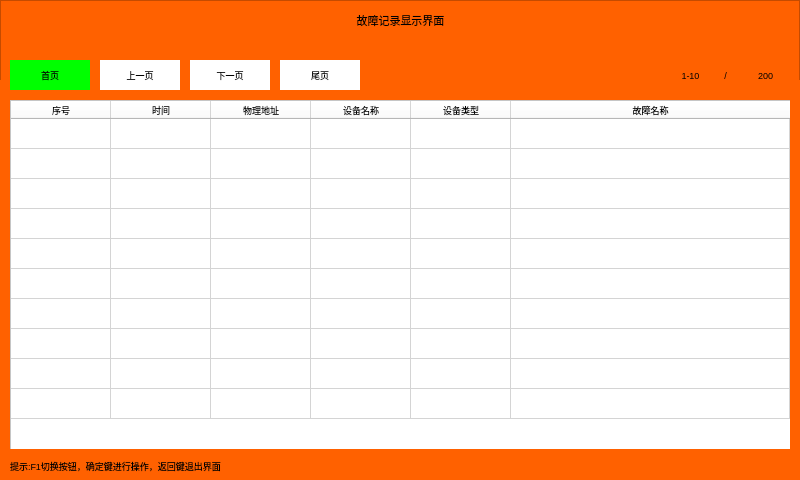
<?xml version="1.0" encoding="UTF-8"?>
<ui version="4.0">
 <class>Fault</class>
 <widget class="QWidget" name="Fault">
  <property name="geometry">
   <rect>
    <x>0</x>
    <y>0</y>
    <width>800</width>
    <height>480</height>
   </rect>
  </property>
  <property name="windowTitle">
   <string>Form</string>
  </property>
  <property name="styleSheet">
   <string notr="true">background-color: rgb(255, 255, 255);</string>
  </property>
  <widget class="QFrame" name="frame">
   <property name="geometry">
    <rect>
     <x>0</x>
     <y>0</y>
     <width>800</width>
     <height>101</height>
    </rect>
   </property>
   <property name="styleSheet">
    <string notr="true">background-color: rgb(255, 97, 0);</string>
   </property>
   <property name="frameShape">
    <enum>QFrame::StyledPanel</enum>
   </property>
   <property name="frameShadow">
    <enum>QFrame::Raised</enum>
   </property>
   <widget class="QLabel" name="label_3">
    <property name="geometry">
     <rect>
      <x>110</x>
      <y>10</y>
      <width>581</width>
      <height>21</height>
     </rect>
    </property>
    <property name="font">
     <font>
      <pointsize>8</pointsize>
     </font>
    </property>
    <property name="styleSheet">
     <string notr="true"/>
    </property>
    <property name="text">
     <string>故障记录显示界面</string>
    </property>
    <property name="alignment">
     <set>Qt::AlignCenter</set>
    </property>
   </widget>
   <widget class="QLabel" name="label_head">
    <property name="geometry">
     <rect>
      <x>10</x>
      <y>60</y>
      <width>80</width>
      <height>30</height>
     </rect>
    </property>
    <property name="font">
     <font>
      <pointsize>7</pointsize>
     </font>
    </property>
    <property name="styleSheet">
     <string notr="true">background-color: rgb(0, 255, 0);</string>
    </property>
    <property name="text">
     <string>首页</string>
    </property>
    <property name="alignment">
     <set>Qt::AlignCenter</set>
    </property>
   </widget>
   <widget class="QLabel" name="label_prev">
    <property name="geometry">
     <rect>
      <x>100</x>
      <y>60</y>
      <width>80</width>
      <height>30</height>
     </rect>
    </property>
    <property name="font">
     <font>
      <pointsize>7</pointsize>
     </font>
    </property>
    <property name="styleSheet">
     <string notr="true">background-color: rgb(255, 255, 255);</string>
    </property>
    <property name="text">
     <string>上一页</string>
    </property>
    <property name="alignment">
     <set>Qt::AlignCenter</set>
    </property>
   </widget>
   <widget class="QLabel" name="label_next">
    <property name="geometry">
     <rect>
      <x>190</x>
      <y>60</y>
      <width>80</width>
      <height>30</height>
     </rect>
    </property>
    <property name="font">
     <font>
      <pointsize>7</pointsize>
     </font>
    </property>
    <property name="styleSheet">
     <string notr="true">background-color: rgb(255, 255, 255);</string>
    </property>
    <property name="text">
     <string>下一页</string>
    </property>
    <property name="alignment">
     <set>Qt::AlignCenter</set>
    </property>
   </widget>
   <widget class="QLabel" name="label_tail">
    <property name="geometry">
     <rect>
      <x>280</x>
      <y>60</y>
      <width>80</width>
      <height>30</height>
     </rect>
    </property>
    <property name="font">
     <font>
      <pointsize>7</pointsize>
     </font>
    </property>
    <property name="styleSheet">
     <string notr="true">background-color: rgb(255, 255, 255);</string>
    </property>
    <property name="text">
     <string>尾页</string>
    </property>
    <property name="alignment">
     <set>Qt::AlignCenter</set>
    </property>
   </widget>
   <widget class="QLabel" name="label_page">
    <property name="geometry">
     <rect>
      <x>670</x>
      <y>60</y>
      <width>41</width>
      <height>30</height>
     </rect>
    </property>
    <property name="font">
     <font>
      <pointsize>7</pointsize>
     </font>
    </property>
    <property name="text">
     <string>1-10</string>
    </property>
    <property name="alignment">
     <set>Qt::AlignCenter</set>
    </property>
   </widget>
   <widget class="QLabel" name="label_7">
    <property name="geometry">
     <rect>
      <x>710</x>
      <y>60</y>
      <width>31</width>
      <height>30</height>
     </rect>
    </property>
    <property name="font">
     <font>
      <pointsize>7</pointsize>
     </font>
    </property>
    <property name="text">
     <string>/</string>
    </property>
    <property name="alignment">
     <set>Qt::AlignCenter</set>
    </property>
   </widget>
   <widget class="QLabel" name="label_total">
    <property name="geometry">
     <rect>
      <x>750</x>
      <y>60</y>
      <width>31</width>
      <height>30</height>
     </rect>
    </property>
    <property name="font">
     <font>
      <pointsize>7</pointsize>
     </font>
    </property>
    <property name="text">
     <string>200</string>
    </property>
    <property name="alignment">
     <set>Qt::AlignCenter</set>
    </property>
   </widget>
  </widget>
  <widget class="QTableWidget" name="tableWidget">
   <property name="geometry">
    <rect>
     <x>10</x>
     <y>100</y>
     <width>781</width>
     <height>351</height>
    </rect>
   </property>
   <property name="font">
    <font>
     <pointsize>7</pointsize>
    </font>
   </property>
   <attribute name="horizontalHeaderStretchLastSection">
    <bool>true</bool>
   </attribute>
   <attribute name="verticalHeaderVisible">
    <bool>false</bool>
   </attribute>
   <row>
    <property name="text">
     <string/>
    </property>
   </row>
   <row>
    <property name="text">
     <string/>
    </property>
   </row>
   <row>
    <property name="text">
     <string/>
    </property>
   </row>
   <row>
    <property name="text">
     <string/>
    </property>
   </row>
   <row>
    <property name="text">
     <string/>
    </property>
   </row>
   <row>
    <property name="text">
     <string/>
    </property>
   </row>
   <row>
    <property name="text">
     <string/>
    </property>
   </row>
   <row>
    <property name="text">
     <string/>
    </property>
   </row>
   <row>
    <property name="text">
     <string/>
    </property>
   </row>
   <row>
    <property name="text">
     <string/>
    </property>
   </row>
   <column>
    <property name="text">
     <string>序号</string>
    </property>
    <property name="font">
     <font>
      <pointsize>7</pointsize>
     </font>
    </property>
   </column>
   <column>
    <property name="text">
     <string>时间</string>
    </property>
    <property name="font">
     <font>
      <pointsize>7</pointsize>
     </font>
    </property>
   </column>
   <column>
    <property name="text">
     <string>物理地址</string>
    </property>
    <property name="font">
     <font>
      <pointsize>7</pointsize>
     </font>
    </property>
   </column>
   <column>
    <property name="text">
     <string>设备名称</string>
    </property>
    <property name="font">
     <font>
      <pointsize>7</pointsize>
     </font>
    </property>
   </column>
   <column>
    <property name="text">
     <string>设备类型</string>
    </property>
    <property name="font">
     <font>
      <pointsize>7</pointsize>
     </font>
    </property>
   </column>
   <column>
    <property name="text">
     <string>故障名称</string>
    </property>
    <property name="font">
     <font>
      <pointsize>7</pointsize>
     </font>
    </property>
   </column>
  </widget>
  <widget class="QLabel" name="label_4">
   <property name="geometry">
    <rect>
     <x>0</x>
     <y>80</y>
     <width>10</width>
     <height>400</height>
    </rect>
   </property>
   <property name="styleSheet">
    <string notr="true">background-color: rgb(255, 97, 0);</string>
   </property>
   <property name="text">
    <string/>
   </property>
  </widget>
  <widget class="QLabel" name="label_5">
   <property name="geometry">
    <rect>
     <x>790</x>
     <y>80</y>
     <width>10</width>
     <height>400</height>
    </rect>
   </property>
   <property name="styleSheet">
    <string notr="true">background-color: rgb(255, 97, 0);</string>
   </property>
   <property name="text">
    <string/>
   </property>
  </widget>
  <widget class="QLabel" name="label_6">
   <property name="geometry">
    <rect>
     <x>0</x>
     <y>449</y>
     <width>800</width>
     <height>31</height>
    </rect>
   </property>
   <property name="styleSheet">
    <string notr="true">background-color: rgb(255, 97, 0);</string>
   </property>
   <property name="text">
    <string/>
   </property>
  </widget>
  <widget class="QLabel" name="label">
   <property name="geometry">
    <rect>
     <x>10</x>
     <y>450</y>
     <width>781</width>
     <height>31</height>
    </rect>
   </property>
   <property name="font">
    <font>
     <pointsize>7</pointsize>
    </font>
   </property>
   <property name="styleSheet">
    <string notr="true">background-color: rgb(255, 97, 0);</string>
   </property>
   <property name="text">
    <string>提示:F1切换按钮，确定键进行操作，返回键退出界面</string>
   </property>
  </widget>
 </widget>
 <resources/>
 <connections/>
</ui>
